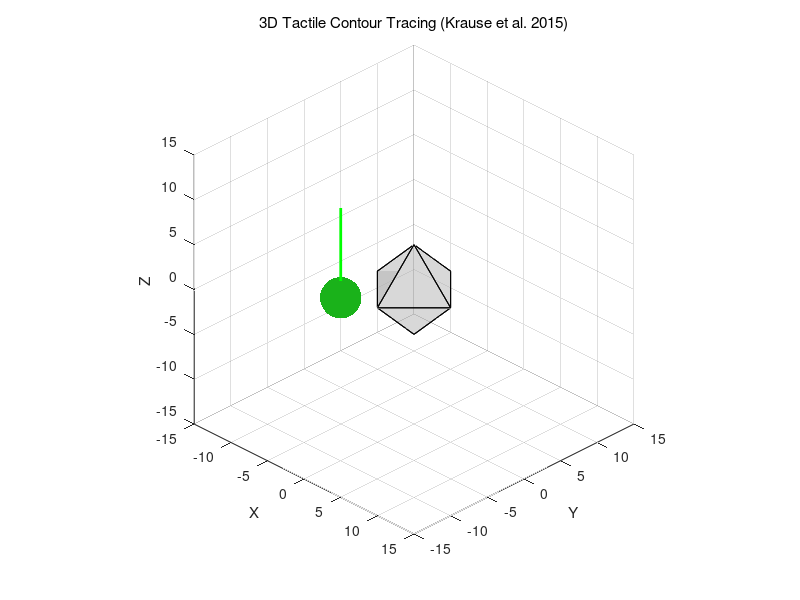

Write the MATLAB code that produced this figure. (Note: this script raises an error after producing the figure.)
%% 3D Tactile Contour Tracing Simulation (Krause et al. 2015, Fig. 4B style)
clf; clear; clc;

% ===== Simulation Parameters =====
params_search = struct('mu', 0.3, 'omega', 1.0, 'gamma', 4.0);   % Search mode
params_sample = struct('mu', 0.007, 'omega', 2.0, 'gamma', 4.0);   % Sampling mode
current_params = params_search;

s_alpha = 0.5;       % Joint velocity scaling (azimuth)
s_beta = 0.5;        % Joint velocity scaling (elevation)
antenna_length = 10; % Antenna length

dt = 0.02;           % Time step
T_sampling = 10.0;   % Sampling duration (sec)
steps_sampling = round(T_sampling / dt);
contact_flag = false;

% ===== Antenna Base Point (change here as desired) =====
base = [-10, 0, -5];  % [X, Y, Z] of the antenna's base

% ===== Initial Hopf oscillator state and antenna pose =====
x = params_search.mu; y = 0;
alpha = 0; beta = 0; % Initial joint angles

% ===== 3D Object (Octahedron) =====
vertices = [1 0 0; -1 0 0; 0 1 0; 0 -1 0; 0 0 1; 0 0 -1] * 5;
faces = [1 3 5; 1 5 4; 1 4 6; 1 6 3; 2 3 6; 2 6 4; 2 4 5; 2 5 3];

% ===== Visualization Setup =====
figure('Color','white');
hold on; axis equal; grid on; view(45,30);
xlim([-15 15]); ylim([-15 15]); zlim([-15 15]);
xlabel('X'); ylabel('Y'); zlabel('Z');
title('3D Tactile Contour Tracing (Krause et al. 2015)','FontWeight','normal');

patch('Faces', faces, 'Vertices', vertices, ...
      'FaceColor', [0.7 0.7 0.7], 'EdgeColor', 'k', 'FaceAlpha', 0.5);

head_radius = 2;
[xs,ys,zs] = sphere(20);
surf(xs*head_radius + base(1), ys*head_radius + base(2), zs*head_radius + base(3), ...
     'FaceColor', [0.1 0.7 0.1], 'EdgeColor', 'none');

antenna = plot3([base(1) base(1)], [base(2) base(2)], [base(3) base(3)+antenna_length], ...
                'g-', 'LineWidth', 2);
trajectory = plot3(base(1), base(2), base(3), 'b-', 'LineWidth', 1);
contacts = scatter3([], [], [], 50, 'r', 'filled');

traj_data = base(:);
contact_points = zeros(3, 0);

% ===== Main Simulation Loop =====
for step = 1:3000
    % Hopf Oscillator update
    r = sqrt(x^2 + y^2);
    dx = current_params.gamma*(current_params.mu^2 - r^2)*x - current_params.omega*y;
    dy = current_params.gamma*(current_params.mu^2 - r^2)*y + current_params.omega*x;
    x = x + dx*dt;
    y = y + dy*dt;

    % Joint angles update
    alpha = alpha + s_alpha*x*dt;
    beta = beta + s_beta*y*dt;
    alpha = mod(alpha, 2*pi);
    beta = max(min(beta, pi/2), -pi/2);

    % Antenna tip position
    tip = base + [antenna_length*cos(alpha)*cos(beta), ...
                  antenna_length*sin(alpha)*cos(beta), ...
                  antenna_length*sin(beta)];

    % --- Continuous Collision Detection (sub-stepping) ---
    n_substeps = 10;
    intersect = false; pt = [0 0 0]; face_idx = 0;
    for s = 1:n_substeps
        interp_tip = base + (s/n_substeps)*(tip-base);
        [sub_hit, sub_pt, sub_face_idx] = rayObjectIntersection(base, interp_tip, vertices, faces);
        if sub_hit
            intersect = true;
            pt = sub_pt;
            tip = interp_tip; % Clamp tip to intersection point
            face_idx = sub_face_idx;
            break;
        end
    end

    % --- Contact Response ---
    if intersect
        if ~contact_flag % New contact event
            current_params = params_sample;
            contact_flag = true;

            % Get surface normal at contact
            normal = getFaceNormal(pt, vertices, faces, face_idx);

            % Push tip slightly out of surface to avoid sticking
            tip = pt + 0.01*normal;

            % 180° phase shift (as in paper)
            x = -x;
            y = -y;

            % Store contact
            contact_points = [contact_points, pt'];
        end
    else
        if contact_flag
            contact_flag = false;
        end

        % Return to search mode after timeout
        if current_params.mu == params_sample.mu
            if step > steps_sampling
                current_params = params_search;
            end
        end
    end

    % --- Visualization update ---
    set(antenna, 'XData', [base(1) tip(1)], 'YData', [base(2) tip(2)], 'ZData', [base(3) tip(3)]);
    traj_data = [traj_data, tip'];
    set(trajectory, 'XData', traj_data(1,:), 'YData', traj_data(2,:), 'ZData', traj_data(3,:));
    set(contacts, 'XData', contact_points(1,:), 'YData', contact_points(2,:), 'ZData', contact_points(3,:));
    drawnow limitrate;
end

%% --- Helper Functions ---

function [intersect, pt, face_idx] = rayObjectIntersection(rayStart, rayEnd, vertices, faces)
    intersect = false; pt = [0 0 0]; face_idx = 0;
    rayDir = rayEnd - rayStart;
    for i = 1:size(faces,1)
        v0 = vertices(faces(i,1),:);
        v1 = vertices(faces(i,2),:);
        v2 = vertices(faces(i,3),:);
        [hit, t] = rayTriangleIntersection(rayStart, rayDir, v0, v1, v2);
        if hit && t <= 1 && t >= 0
            intersect = true;
            pt = rayStart + t*rayDir;
            face_idx = i;
            return;
        end
    end
end

function [hit, t] = rayTriangleIntersection(rayStart, rayDir, v0, v1, v2)
    epsilon = 1e-8;
    edge1 = v1 - v0;
    edge2 = v2 - v0;
    h = cross(rayDir, edge2);
    a = dot(edge1, h);
    if abs(a) < epsilon
        hit = false; t = inf; return;
    end
    f = 1/a;
    s = rayStart - v0;
    u = f * dot(s, h);
    if u < 0 || u > 1
        hit = false; t = inf; return;
    end
    q = cross(s, edge1);
    v = f * dot(rayDir, q);
    if v < 0 || u + v > 1
        hit = false; t = inf; return;
    end
    t = f * dot(edge2, q);
    hit = t > epsilon;
end

function normal = getFaceNormal(pt, vertices, faces, face_idx)
    if face_idx > 0
        v0 = vertices(faces(face_idx,1),:);
        v1 = vertices(faces(face_idx,2),:);
        v2 = vertices(faces(face_idx,3),:);
        normal = cross(v1-v0, v2-v0);
        normal = normal / norm(normal);
    else
        normal = [0 0 1];
    end
end